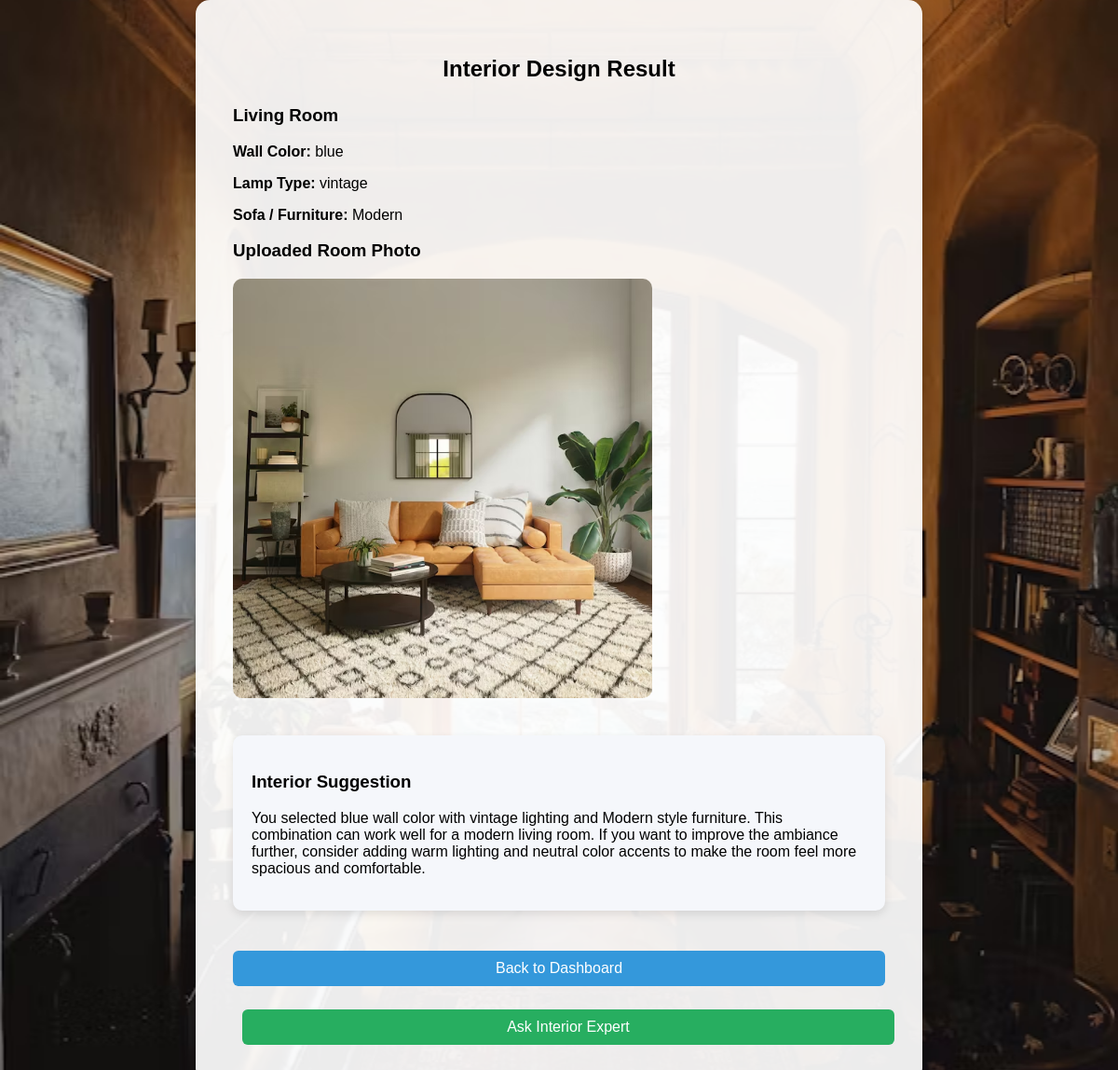
/result/6/ (signed in), run on the app's committed database.
### mainapp/models.py (models this page shows, shortened)
class RoomDesign(models.Model):
    ROOM_CHOICES = [
        ('Living Room','Living Room'),
        ('Kitchen','Kitchen'),
        ('Bedroom','Bedroom'),
        ('Bathroom','Bathroom'),
        ('Dining Room','Dining Room'),
        ('Study Room','Study Room'),
        ('Kids Room','Kids Room'),
        ('Balcony','Balcony'),
        ('Pooja Room','Pooja Room'),
        ('Guest Room','Guest Room'),
    ]
    HOUSE_CHOICES = [
        ('1RK','1RK'),
        ('1BHK','1BHK'),
        ('2BHK','2BHK'),
        ('3BHK','3BHK'),
        ('4BHK','4BHK'),
        ('5BHK','5BHK'),
    ]
    user = models.ForeignKey(User, on_delete=models.CASCADE)
    house_type = models.CharField(
        max_length=10,
        choices=HOUSE_CHOICES,
        null=True,
        blank=True
    )
    room_type = models.CharField(
        max_length=50,
        choices=ROOM_CHOICES
    )
    wall_color = models.CharField(
        max_length=50,
        null=True,
        blank=True
    )
    lamp_type = models.CharField(
        max_length=50,
        null=True,
        blank=True
    )
    furniture = models.CharField(
        max_length=50,
        null=True,
        blank=True
    )
    image = models.ImageField(
        upload_to='uploads/',
        null=True,
        blank=True
    )
    created_at = models.DateTimeField(auto_now_add=True)

### mainapp/views.py (the view, shortened to what this page needs)
# urls.py: path('result/<int:design_id>/', views.design_result, name='design_result'),
@login_required
def design_result(request, design_id):
    design = RoomDesign.objects.get(id=design_id)
    suggestion = ""
    if design.room_type == "Living Room":
        suggestion = f"""
        You selected {design.wall_color} wall color with {design.lamp_type} lighting
        and {design.furniture} style furniture.

        This combination can work well for a modern living room. If you want to
        improve the ambiance further, consider adding warm lighting and neutral
        color accents to make the room feel more spacious and comfortable.
        """
    elif design.room_type == "Bedroom":
        suggestion = f"""
        You selected a {design.house_type} bedroom with {design.furniture} style.

        Bedrooms usually benefit from soft ambient lighting and calm color
        palettes that help improve relaxation and sleep quality.
        """
    else:
        suggestion = "Your design choices have been saved successfully."
    return render(request, 'design_result.html', {
        'design': design,
        'suggestion': suggestion
    })

### mainapp/templates/design_result.html (shortened to what this page needs)
{% load static %}
<link rel="stylesheet" href="{% static 'css/style.css' %}">
<div class="design-wrapper">
<div class="design-card">
<h2>Interior Design Result</h2>
<h3>{{design.room_type}}</h3>
{% if design.room_type == "Living Room" %}
<p><b>Wall Color:</b> {{design.wall_color}}</p>
<p><b>Lamp Type:</b> {{design.lamp_type}}</p>
<p><b>Sofa / Furniture:</b> {{design.furniture}}</p>
{% endif %}
<h3>Uploaded Room Photo</h3>
<img src="{{design.image.url}}"
     width="450"
     style="border-radius:10px;margin-bottom:20px;">
<div style="
background:#f5f7fb;
padding:20px;
border-radius:10px;
box-shadow:0 4px 10px rgba(0,0,0,0.1);
margin-top:20px;
">
<h3>Interior Suggestion</h3>
<p>
{{ suggestion }}
</p>
</div>
<br>
<a href="/dashboard/">
<button style="
padding:10px 20px;
background:#3498db;
color:white;
border:none;
border-radius:6px;
cursor:pointer;
">
Back to Dashboard
</button>
</a>
<a href="/chat/">
<button style="
padding:10px 20px;
background:#27ae60;
color:white;
border:none;
border-radius:6px;
cursor:pointer;
margin-left:10px;
">
Ask Interior Expert
</button>
</a>
</div>
</div>

### mainapp/static/css/style.css (style rules this page uses)
button { background:#3498db; color:white; border:none; padding:10px 18px; border-radius:6px; cursor:pointer; font-size:16px; }
.design-wrapper { display:flex; justify-content:center; align-items:center; min-height:80vh; }
.design-card { width:700px; max-width:90%; background:rgba(255,255,255,0.92); padding:40px; border-radius:15px; box-shadow:0 10px 35px rgba(0,0,0,0.35); }
.design-card h2 { text-align:center; margin-bottom:25px; }
.design-card button { margin-top:25px; width:100%; padding:12px; font-size:16px; background:#3498db; border:none; color:white; border-radius:6px; cursor:pointer; }

### data on the page
RoomDesign: room_type "Living Room", wall_color "blue", lamp_type "vintage", furniture "Modern", image (picture)
